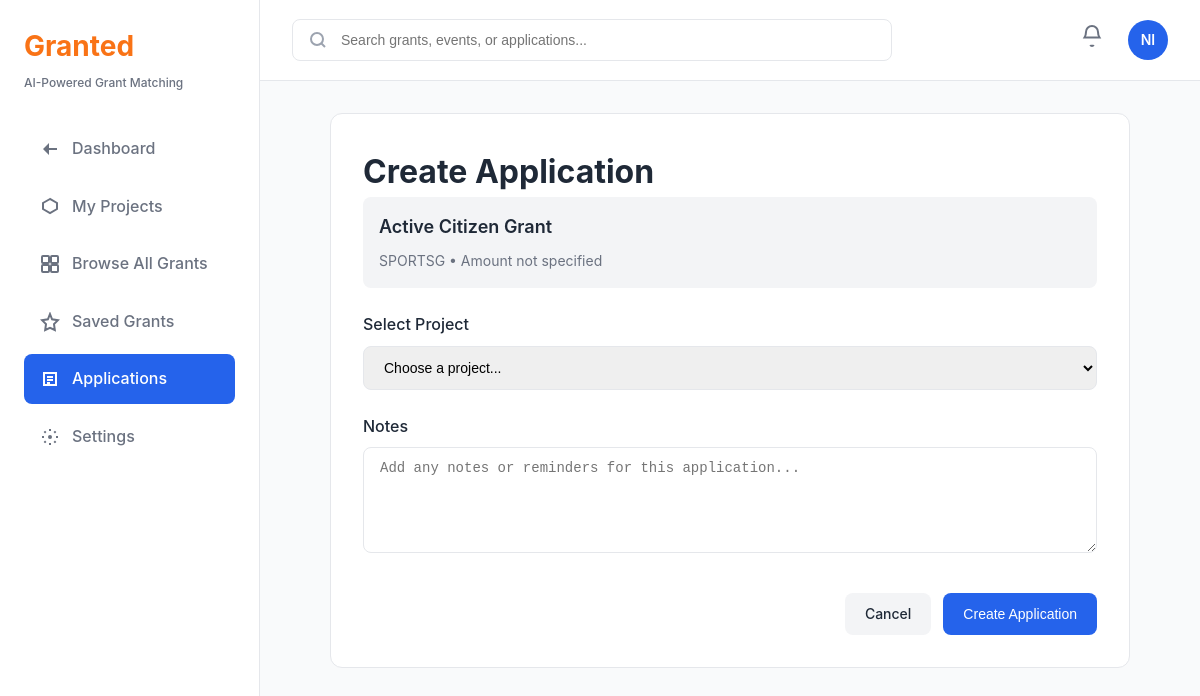
Page /applications/create/5/ (signed in) on the committed database.
### grants/models.py (models this page shows, shortened)
class UserProfile(models.Model):
    ORGANIZATION_TYPE_CHOICES = [
        ('npo', 'Non-Profit Organization'),
        ('social_enterprise', 'Social Enterprise'),
        ('government', 'Government Agency'),
        ('academic', 'Academic Institution'),
        ('corporate', 'Corporate/Business'),
        ('individual', 'Individual'),
    ]
    NOTIFICATION_THRESHOLD_CHOICES = [
        ('70', '70% - Good match'),
        ('80', '80% - High relevance only'),
        ('90', '90% - Excellent match only'),
    ]
    DURATION_CHOICES = [
        ('6_months', '6 months'),
        ('12_months', '12 months'),
        ('18_months', '18 months'),
        ('24_months', '24 months'),
        ('36_months', '36 months'),
    ]
    user = models.OneToOneField(User, on_delete=models.CASCADE, related_name='profile')
    organization_name = models.CharField(max_length=200, blank=True)
    organization_type = models.CharField(max_length=50, choices=ORGANIZATION_TYPE_CHOICES, blank=True)
    organization_registration = models.CharField(max_length=100, blank=True, help_text="Registration number")
    organization_description = models.TextField(blank=True)
    organization_website = models.URLField(blank=True)
    organization_email = models.EmailField(blank=True)
    organization_phone = models.CharField(max_length=20, blank=True)
    organization_address = models.TextField(blank=True)
    bio = models.TextField(blank=True)
    avatar_initials = models.CharField(max_length=2, blank=True)
    notify_email = models.BooleanField(default=True, help_text="Receive notifications via email")
    notify_new_grants = models.BooleanField(default=True, help_text="Notify on new matching grants")
    notify_deadline_reminders = models.BooleanField(default=True, help_text="Deadline reminder notifications")
    notify_application_updates = models.BooleanField(default=True, help_text="Application status updates")
    notify_weekly_digest = models.BooleanField(default=False, help_text="Weekly digest of activities")
    notification_threshold = models.CharField(max_length=5, choices=NOTIFICATION_THRESHOLD_CHOICES, default='70')
    ai_suggestions_enabled = models.BooleanField(default=True, help_text="AI-powered grant suggestions")
    ai_auto_matching = models.BooleanField(default=True, help_text="Automatic grant matching")
    ai_proposal_assistance = models.BooleanField(default=True, help_text="AI proposal writing assistance")
    ai_deadline_alerts = models.BooleanField(default=True, help_text="Smart deadline alerts")
    preferred_categories = models.JSONField(default=list, help_text="Preferred grant categories")
    funding_min = models.DecimalField(max_digits=12, decimal_places=2, null=True, blank=True)
    funding_max = models.DecimalField(max_digits=12, decimal_places=2, null=True, blank=True)
    typical_duration = models.CharField(max_length=20, choices=DURATION_CHOICES, default='12_months')
    created_at = models.DateTimeField(auto_now_add=True)
    updated_at = models.DateTimeField(auto_now=True)

class Grant(models.Model):
    STATUS_CHOICES = [
        ('open', 'Open'),
        ('closed', 'Closed'),
        ('upcoming', 'Upcoming'),
    ]
    title = models.CharField(max_length=300)
    agency = models.ForeignKey(Agency, on_delete=models.CASCADE, related_name='grants')
    description = models.TextField()
    about_text = models.TextField(blank=True, help_text="About this grant section")
    who_can_apply_text = models.TextField(blank=True, help_text="Who can apply section")
    when_to_apply_text = models.TextField(blank=True, help_text="When to apply section")
    funding_text = models.TextField(blank=True, help_text="Funding information section")
    funding_min = models.DecimalField(max_digits=12, decimal_places=2, null=True, blank=True)
    funding_max = models.DecimalField(max_digits=12, decimal_places=2, null=True, blank=True)
    closing_date = models.DateField(null=True, blank=True)
    opening_date = models.DateField(null=True, blank=True)
    duration_years = models.CharField(max_length=50, blank=True)  # e.g., "2-3 years", "1-2 years"
    status = models.CharField(max_length=20, choices=STATUS_CHOICES, default='open')
    eligibility_criteria = models.TextField(blank=True)
    application_url = models.URLField(blank=True)
    icon_name = models.CharField(max_length=50, blank=True)  # For UI icons
    match_score = models.IntegerField(
        default=0,
        validators=[MinValueValidator(0), MaxValueValidator(100)],
        help_text="AI-calculated match score (0-100)"
    )
    created_at = models.DateTimeField(auto_now_add=True)
    updated_at = models.DateTimeField(auto_now=True)
    source_url = models.URLField(blank=True, help_text="URL from OurSG Grants Portal")
    external_id = models.CharField(max_length=100, blank=True, help_text="External ID from source")
    class Meta:
        ordering = ['-match_score', '-closing_date']
        indexes = [
            models.Index(fields=['status', 'closing_date']),
            models.Index(fields=['match_score']),
        ]
    @property
    def funding_range(self):
        if self.funding_min and self.funding_max:
            return f"${self.funding_min:,.0f}K - ${self.funding_max:,.0f}K"
        elif self.funding_min:
            return f"${self.funding_min:,.0f}K+"
        elif self.funding_max:
            return f"Up to ${self.funding_max:,.0f}K"
        return "Amount not specified"

class Agency(models.Model):
    name = models.CharField(max_length=200)
    acronym = models.CharField(max_length=20, unique=True)
    description = models.TextField(blank=True)
    website = models.URLField(blank=True)
    logo_url = models.URLField(blank=True)

### grants/views.py (the view, shortened to what this page needs)
# urls.py: path('applications/create/<int:grant_id>/', views.application_create, name='application_create'),
@login_required
def application_create(request, grant_id):
    grant = get_object_or_404(Grant, id=grant_id)
    projects = Project.objects.filter(user=request.user)
    context = {
        'grant': grant,
        'projects': projects,
    }
    return render(request, 'grants/application_form.html', context)

### grants/templates/grants/application_form.html (shortened to what this page needs)
{% extends 'grants/base.html' %}
{% load static %}
{% block content %}
<div class="form-page">
    <div class="form-container">
        <h1>Create Application</h1>
        <div class="grant-info-box">
            <h3>{{ grant.title }}</h3>
            <p>{{ grant.agency.acronym }} • {{ grant.funding_range }}</p>
        </div>
        <form method="post">
            <div class="form-group">
                <label>Select Project</label>
                <select name="project_id" required class="form-control">
                    <option value="">Choose a project...</option>
                </select>
            </div>
            <div class="form-group">
                <label>Notes</label>
                <textarea name="notes" rows="5" class="form-control" placeholder="Add any notes or reminders for this application..."></textarea>
            </div>
            <div class="form-actions">
                <a href="{% url 'grants:grant_detail' grant.id %}" class="btn btn-secondary">Cancel</a>
                <button type="submit" class="btn btn-primary">Create Application</button>
            </div>
        </form>
    </div>
</div>
{% endblock %}

### grants/templates/grants/base.html (shortened to what this page needs)
<!DOCTYPE html>
<html lang="en">
<head>
    {% load static %}
    <link rel="stylesheet" href="{% static 'css/style.css' %}">
</head>
<body>
    <div class="app-container">
        <aside class="sidebar">
            <div class="sidebar-header">
                <h1 class="logo">Granted</h1>
                <p class="logo-subtitle">AI-Powered Grant Matching</p>
            </div>
            <nav class="sidebar-nav">
                <a href="{% url 'grants:dashboard' %}" class="nav-item {% if request.resolver_match.url_name == 'dashboard' %}active{% endif %}">
                    <svg width="20" height="20" viewBox="0 0 20 20" fill="none">
                        <path d="M3 10L9 4V9H17V11H9V16L3 10Z" fill="currentColor"/>
                    </svg>
                    <span>Dashboard</span>
                </a>
                <a href="{% url 'grants:projects' %}" class="nav-item {% if request.resolver_match.url_name == 'projects' or request.resolver_match.url_name == 'project_create' %}active{% endif %}">
                    <svg width="20" height="20" viewBox="0 0 20 20" fill="none">
                        <path d="M10 3L3 7V13L10 17L17 13V7L10 3Z" stroke="currentColor" stroke-width="2" fill="none"/>
                    </svg>
                    <span>My Projects</span>
                </a>
                <a href="{% url 'grants:grants_list' %}" class="nav-item {% if request.resolver_match.url_name == 'grants_list' %}active{% endif %}">
                    <span>Browse All Grants</span>
                </a>
                <a href="{% url 'grants:saved_grants' %}" class="nav-item {% if request.resolver_match.url_name == 'saved_grants' %}active{% endif %}">
                    <svg width="20" height="20" viewBox="0 0 20 20" fill="none" stroke="currentColor" stroke-width="2">
                        <path d="M10 2L12.09 7.26L18 8.18L14 12.14L14.82 18.02L10 15.77L5.18 18.02L6 12.14L2 8.18L7.91 7.26L10 2Z"/>
                    </svg>
                    <span>Saved Grants</span>
                </a>
                <a href="{% url 'grants:applications' %}" class="nav-item {% if request.resolver_match.url_name == 'applications' or request.resolver_match.url_name == 'application_create' %}active{% endif %}">
                    <svg width="20" height="20" viewBox="0 0 20 20" fill="none">
                        <path d="M4 4H16V16H4V4Z" stroke="currentColor" stroke-width="2" fill="none"/>
                        <path d="M7 8H13M7 11H13M7 14H10" stroke="currentColor" stroke-width="2"/>
                    </svg>
                    <span>Applications</span>
                </a>
                <a href="{% url 'grants:settings' %}" class="nav-item {% if request.resolver_match.url_name == 'settings' %}active{% endif %}">
                    <svg width="20" height="20" viewBox="0 0 20 20" fill="none">
                        <circle cx="10" cy="10" r="2" fill="currentColor"/>
                        <path d="M10 2V4M10 16V18M18 10H16M4 10H2M15.66 4.34L14.24 5.76M5.76 14.24L4.34 15.66M15.66 15.66L14.24 14.24M5.76 5.76L4.34 4.34" stroke="currentColor" stroke-width="2"/>
                    </svg>
                    <span>Settings</span>
                </a>
            </nav>
        </aside>
        <main class="main-content">
            <header class="header">
                <div class="header-search">
                    <svg width="20" height="20" viewBox="0 0 20 20" fill="none" class="search-icon">
                        <circle cx="9" cy="9" r="6" stroke="currentColor" stroke-width="2" fill="none"/>
                        <path d="M13 13L17 17" stroke="currentColor" stroke-width="2"/>
                    </svg>
                    <input type="text" id="header-search-input" name="header-search" placeholder="Search grants, events, or applications..." class="search-input">
                </div>
                <div class="header-actions">
                    <a href="#" class="notification-bell">
                    </a>
                    {% if user.is_authenticated %}
                        <div class="user-avatar">
                            {% if user.profile.avatar_initials %}
                                {{ user.profile.avatar_initials }}
                            {% else %}
                                {{ user.username|slice:":2"|upper }}
                            {% endif %}
                        </div>
                    {% else %}
                        <a href="{% url 'login' %}" class="btn btn-primary">Login</a>
                    {% endif %}
                </div>
            </header>
            <div class="content-area">
                {% block content %}{% endblock %}
            </div>
        </main>
    </div>
</body>
</html>

### static/css/style.css (style rules this page uses)
* { margin: 0; padding: 0; box-sizing: border-box; }
:root { --primary-blue: #2563EB; --primary-blue-dark: #1E40AF; --primary-blue-light: #3B82F6; --secondary-green: #10B981; --secondary-green-dark: #059669; --accent-orange: #F97316; --accent-yellow: #FBBF24; --text-dark: #1F2937; --text-gray: #6B7280; --text-light: #9CA3AF; --bg-white: #FFFFFF; --bg-gray: #F9FAFB; --bg-gray-light: #F3F4F6; --border-color: #E5E7EB; --shadow-sm: 0 1px 2px 0 rgba(0, 0, 0, 0.05); --shadow-md: 0 4px 6px -1px rgba(0, 0, 0, 0.1); --shadow-lg: 0 10px 15px -3px rgba(0, 0, 0, 0.1); }
body { font-family: -apple-system, BlinkMacSystemFont, 'Segoe UI', Roboto, 'Helvetica Neue', Arial, sans-serif; color: var(--text-dark); background-color: var(--bg-gray); line-height: 1.6; }
.app-container { display: flex; min-height: 100vh; }
.sidebar { width: 260px; background: var(--bg-white); border-right: 1px solid var(--border-color); padding: 24px; position: fixed; height: 100vh; overflow-y: auto; }
.sidebar-header { margin-bottom: 32px; }
.logo { font-size: 28px; font-weight: 700; color: var(--accent-orange); margin-bottom: 4px; }
.logo-subtitle { font-size: 12px; color: var(--text-gray); font-weight: 500; }
.sidebar-nav { display: flex; flex-direction: column; gap: 8px; }
.nav-item { display: flex; align-items: center; gap: 12px; padding: 12px 16px; border-radius: 8px; color: var(--text-gray); text-decoration: none; font-weight: 500; transition: all 0.2s; }
.nav-item.active { background: var(--primary-blue); color: white; }
.nav-item svg { flex-shrink: 0; }
.main-content { flex: 1; margin-left: 260px; display: flex; flex-direction: column; }
.header { background: var(--bg-white); border-bottom: 1px solid var(--border-color); padding: 16px 32px; display: flex; align-items: center; justify-content: space-between; gap: 24px; }
.header-search { flex: 1; max-width: 600px; position: relative; }
.search-icon { position: absolute; left: 16px; top: 50%; transform: translateY(-50%); color: var(--text-light); }
.search-input { width: 100%; padding: 12px 16px 12px 48px; border: 1px solid var(--border-color); border-radius: 8px; font-size: 14px; transition: all 0.2s; }
.header-actions { display: flex; align-items: center; gap: 16px; }
.notification-bell { position: relative; padding: 8px; color: var(--text-gray); cursor: pointer; }
.user-avatar { width: 40px; height: 40px; border-radius: 50%; background: var(--primary-blue); color: white; display: flex; align-items: center; justify-content: center; font-weight: 600; font-size: 14px; }
.content-area { flex: 1; padding: 32px; overflow-y: auto; }
.btn { padding: 10px 20px; border-radius: 8px; font-size: 14px; font-weight: 500; text-decoration: none; display: inline-flex; align-items: center; justify-content: center; border: none; cursor: pointer; transition: all 0.2s; }
.btn-primary { background: var(--primary-blue); color: white; }
.btn-secondary { background: var(--bg-gray-light); color: var(--text-dark); }
.form-page, .form-container { max-width: 800px; margin: 0 auto; }
.form-container { background: var(--bg-white); border-radius: 12px; padding: 32px; border: 1px solid var(--border-color); }
.form-group { margin-bottom: 24px; }
.form-group label { display: block; font-weight: 500; margin-bottom: 8px; color: var(--text-dark); }
.form-control { width: 100%; padding: 12px 16px; border: 1px solid var(--border-color); border-radius: 8px; font-size: 14px; transition: all 0.2s; }
.form-actions { display: flex; gap: 12px; justify-content: flex-end; margin-top: 32px; }
.grant-info-box { background: var(--bg-gray-light); border-radius: 8px; padding: 16px; margin-bottom: 24px; }
.grant-info-box h3 { font-size: 18px; font-weight: 600; margin-bottom: 8px; color: var(--text-dark); }
.grant-info-box p { font-size: 14px; color: var(--text-gray); }

### rows in the picture
Grant: title "Active Citizen Grant", agency.acronym "SPORTSG", funding_range "Amount not specified"

### other values in the picture
{{ user.profile.avatar_initials }} "NI"
